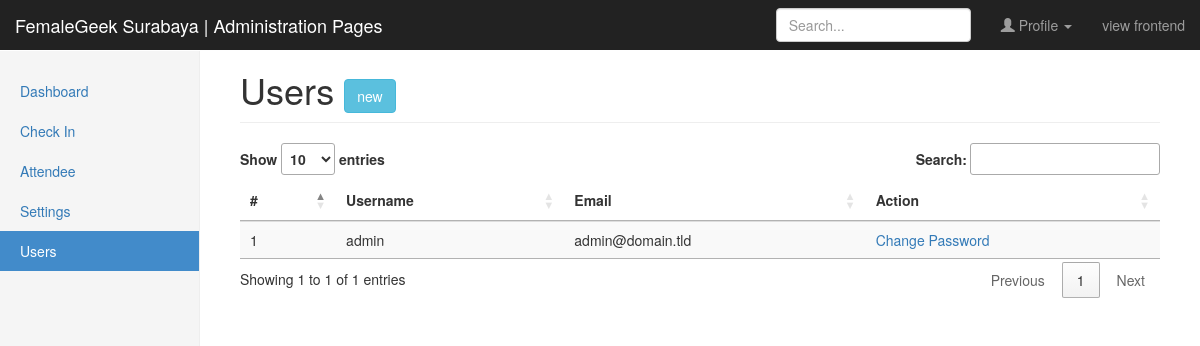
The app's page /organizer/user.php (signed in) with its own data.
### tables this page shows
CREATE TABLE IF NOT EXISTS `userlogin` (
  `id` int(11) NOT NULL AUTO_INCREMENT,
  `username` varchar(32) NOT NULL,
  `password` text NOT NULL,
  `email` varchar(32) NOT NULL,
  PRIMARY KEY (`id`)
);

### organizer/user.php (the view)
<?php include('header.php'); ?>
			<div class="col-sm-9 col-sm-offset-3 col-md-10 col-md-offset-2 main">
				<h1 class="page-header">Users <a href="user-new.php" class="btn btn-small btn-info">new</a></h1>
				<div class="table-responsive">
					<table class="table table-striped" id="userlogin-lists">
						<thead>
							<tr>
								<th>#</th>
								<th>Username</th>
								<th>Email</th>
								<th>Action</th>
							</tr>
						</thead>
						<tbody>
							<?php foreach (getuserlogin() as $user) { ?>
							<tr>
								<td><?php echo $user['id'] ?></td>
								<td><?php echo $user['username'] ?></td>
								<td><?php echo $user['email'] ?></td>
								<td><a href="">Change Password</a></td>
							</tr>
							<?php } ?>
						</tbody>
					</table>
				</div>
			</div>
<?php include('footer.php'); ?>

### css/admin.css (style rules this page uses)
body { padding-top: 50px; }
.main { padding: 20px; }
@media (min-width: 768px) { .main { padding-right: 40px; padding-left: 40px; } }
.main .page-header { margin-top: 0; }

### records on screen
userlogin: id "1", username "admin", email "admin@domain.tld"
